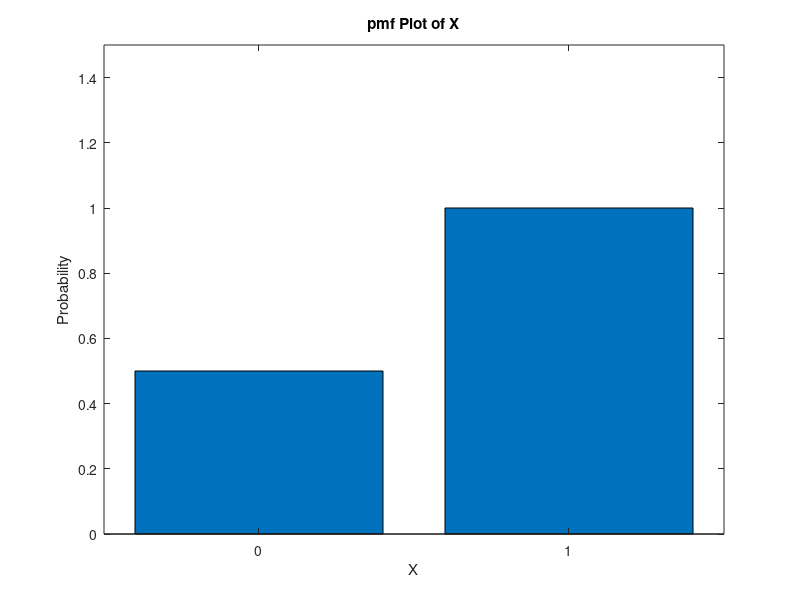
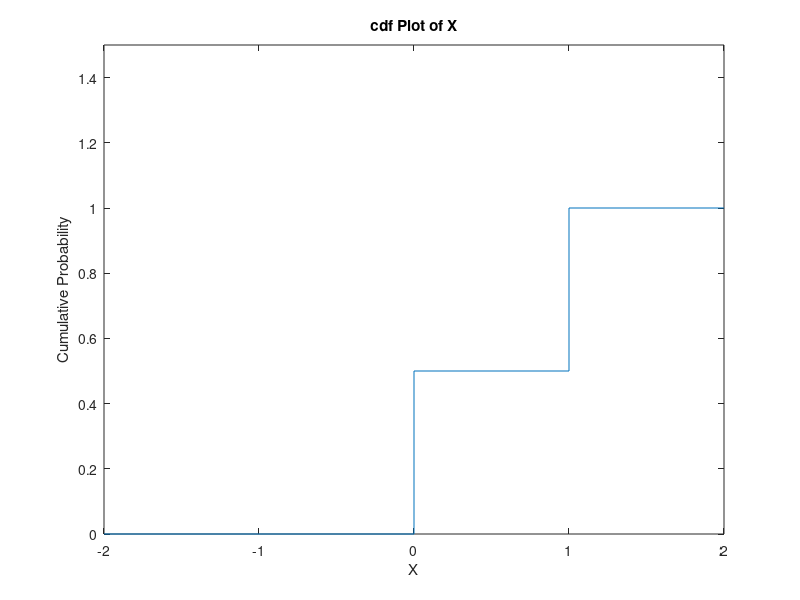

Recreate these plots in MATLAB, in order.
% pmf
x = [0 1];
p = [1/2 1];

% Plot for pmf
bar(x,p)
ylim([0,1.5]);ylabel("Probability");xlabel("X");title("pmf Plot of X");

% Generate figure in new window
figure
% cdf           
X = [-2,-1,0,1,2];
F = [0,0,0.5,1,1];
stairs(X, F)
ylim([0,1.5]);ylabel("Cumulative Probability");xlabel("X");title("cdf Plot of X");

